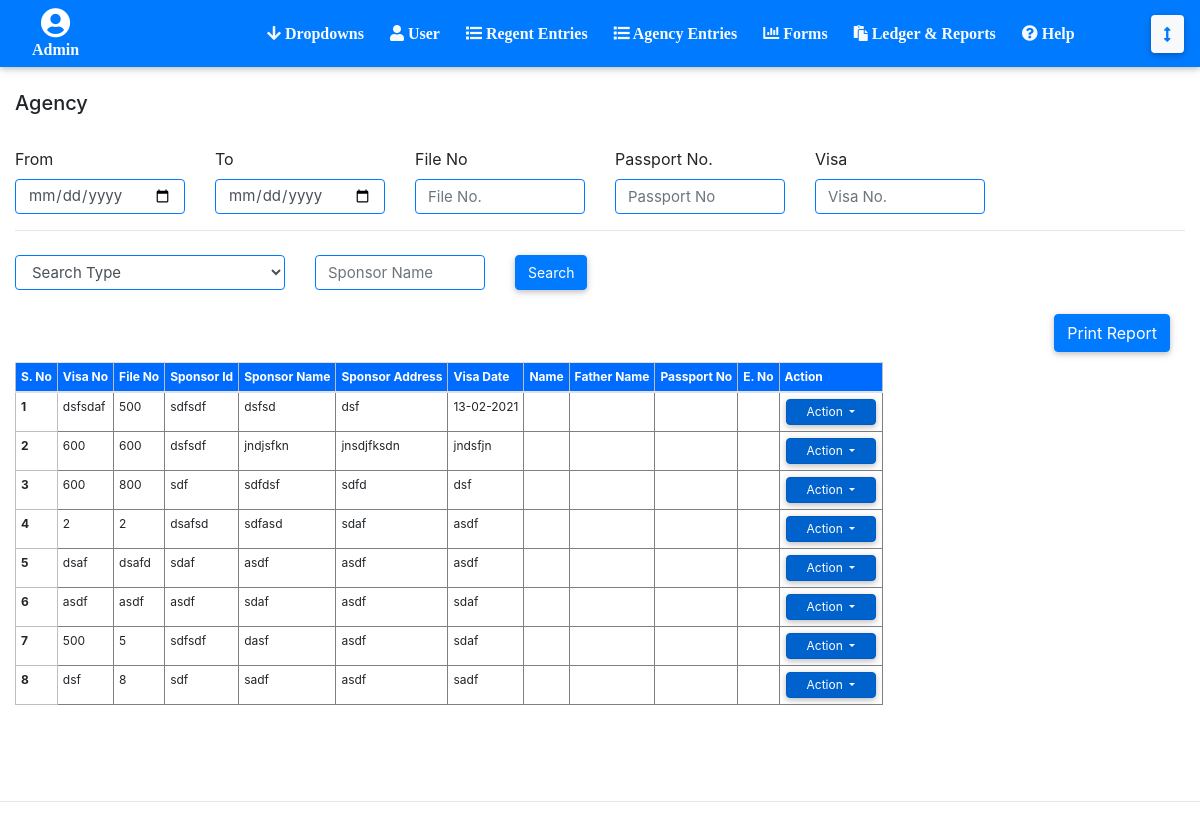
The app's page /Regent-Reporrts.php (signed in), older data.
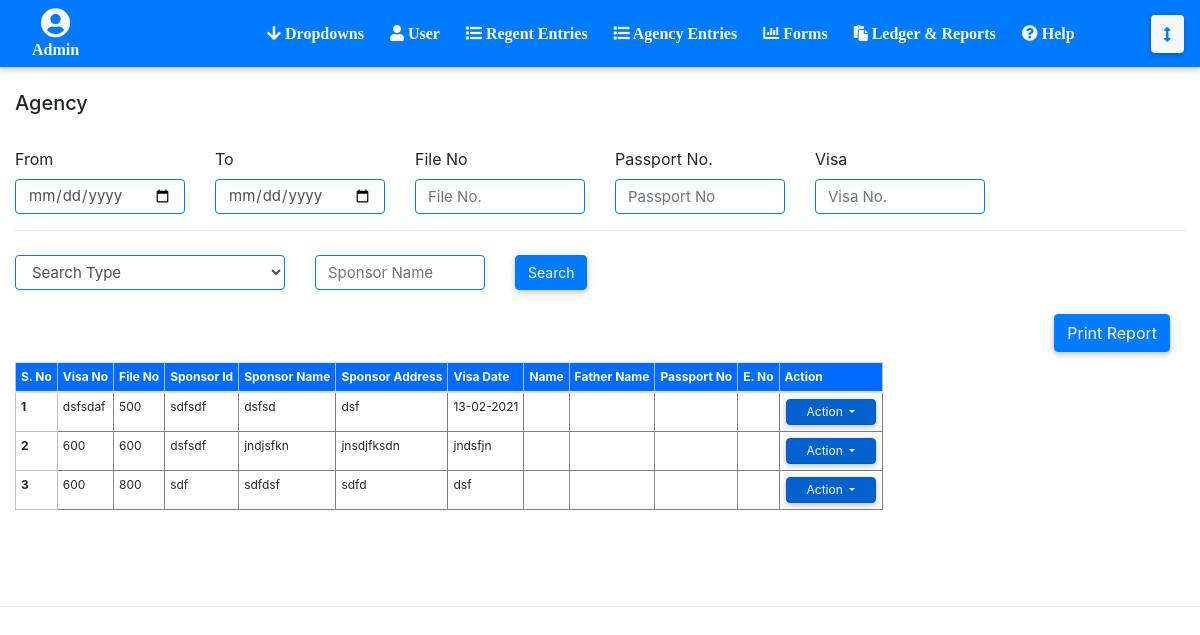
The same page, newer data.
### tables this page shows
CREATE TABLE `regents` (
  `regent_id` int(6) UNSIGNED NOT NULL,
  `user_id` int(11) NOT NULL,
  `visa_date` varchar(255) NOT NULL,
  `visa_file_no` varchar(255) NOT NULL,
  `visa_embassy_id` int(11) NOT NULL,
  `visa_quantity_no` float NOT NULL,
  `visa_sponsor_name` varchar(255) NOT NULL,
  `visa_permission_status_id` int(11) NOT NULL,
  `visa_profession_id` int(11) NOT NULL,
  `visa_contact_pak` varchar(30) NOT NULL,
  `visa_contact_saudia` varchar(30) NOT NULL,
  `visa_reg_date` varchar(30) NOT NULL,
  `visa_reg_no` varchar(255) DEFAULT NULL,
  `visa_no` varchar(255) NOT NULL,
  `visa_sponsor_address` text NOT NULL,
  `visa_co_agent_pak_id` int(11) NOT NULL,
  `visa_status_id` int(11) NOT NULL,
  `visa_price` double NOT NULL,
  `visa_sponsor_id` varchar(30) NOT NULL,
  `visa_date2` varchar(30) NOT NULL,
  `visa_agent_from_saudia_id` int(11) NOT NULL,
  `visa_remarks` text NOT NULL,
  `passenger_name` varchar(30) DEFAULT NULL,
  `passenger_name_urdu` varchar(30) DEFAULT NULL,
  `passenger_national_identity_no` varchar(30) DEFAULT NULL,
  `passenger_district_id` int(11) DEFAULT NULL,
  `passenger_father_name` varchar(30) DEFAULT NULL,
  `passenger_father_name_urdu` varchar(30) DEFAULT NULL,
  `passenger_medical_center_id` int(11) DEFAULT NULL,
  `passenger_qualification` varchar(30) DEFAULT NULL,
  `passenger_eno` varchar(30) DEFAULT NULL,
  `passenger_dob` varchar(30) DEFAULT NULL,
  `passenger_place_of_issue_id` int(11) DEFAULT NULL,
  `passenger_address` text DEFAULT NULL,
  `passenger_passport_no` varchar(30) DEFAULT NULL,
  `passenger_date_of_issue` varchar(30) DEFAULT NULL,
  `passenger_medical_status_id` int(11) DEFAULT NULL,
  `passenger_date_of_expiry` varchar(30) DEFAULT NULL,
  `passenger_place_of_birth_id` int(11) DEFAULT NULL,
  `passenger_country` varchar(30) DEFAULT NULL,
  `passenger_submit_date` varchar(30) DEFAULT NULL,
  `agreements_contract` varchar(30) DEFAULT NULL,
  `agreements_salary` double DEFAULT NULL,
  `agreements_permission_number` varchar(30) DEFAULT NULL,
  `agreements_permission_date` varchar(30) DEFAULT NULL,
  `nominee_full_name` varchar(30) DEFAULT NULL,
  `nominee_age` int(11) DEFAULT NULL,
  `nominee_relation` varchar(30) DEFAULT NULL,
  `nominee_cnic` varchar(30) DEFAULT NULL,
  `nominee_address` text DEFAULT NULL,
  `current_date_submission` varchar(255) DEFAULT NULL,
  `type` varchar(20) DEFAULT NULL
);

### Regent-Reporrts.php (the view, shortened to what this page needs)
<?php
include('connect.php');
include('header.php');
?>
<section class="container-fluid">
    <h5>Agency</h5>
    <br>
	<section class="row" style="align-items: center;">
		<section class="col-md-2">
			<span >From</span>
			<input id="date_from" name="date_from" type="date" class="form-control input-box" />
		</section>
		<section class="col-md-2">
			<span >To</span>
			<input id="date_to" name="date_to" type="date" class="form-control input-box" />
		</section>
		<section class="col-md-2">
			<span >File No</span>
			<input id="search_file_no" name="search_file_no" type="text" class="form-control input-box" placeholder="File No." />
		</section>
		<section class="col-md-2">
			<span >Passport No.</span>
			<input id="search_passport_no" name="search_passport_no" type="text" class="form-control input-box" placeholder="Passport No" />
		</section>
		<section class="col-md-2">
			<span >Visa</span>
			<input id="search_visa_no" name="search_visa_no" type="text" class="form-control input-box" placeholder="Visa No." />
		</section>
	</section>
<hr>
<section class="row" style="align-items: center;">
	<section class="col-xl-3">
		<select class="form-control input-box" id="typeSelect">
			<option value="Search Type">Search Type</option>
		  </select>
	</section>
	<section class="col-md-2">
		<input type="text" id="txtType" class="form-control input-box" placeholder="Sponsor Name" />
	</section>
	<section class="col-md-2">
		<input type="button" class="btn-primary btn " style="position: relative; top: 4px; height: 35px; font-size: 14px;" value="Search" />
	</section>
</section>
	<br>
	<section class="container-fluid">
		<input id="print_table" type="button" class="btn-primary btn float-right " value="Print Report" />
	</section>
	<br><br>
        <div id="print_div">
        		<table class="table table-responsive m-auto " style="padding-bottom: 80px;">
                <thead>
                    <tr>
                      	<th scope="col">S. No</th>
                      	<th scope="col">Visa No</th>
                      	<th scope="col">File No</th>
                      	<th scope="col">Sponsor Id</th>
                      	<th scope="col">Sponsor Name</th>
                      	<th scope="col">Sponsor Address</th>
                      	<th scope="col">Visa Date</th>
						<th scope="col">Name</th>
						<th scope="col">Father Name</th>
						<th scope="col">Passport No</th>
						<th scope="col">E. No</th>
                      <th scope="col" class="tbl1"><span class="text-primary"></span>Action<span class="text-primary"></span></th>
                    </tr>
                </thead>
                <tbody class="result">
                <tbody>
                	<?php
            		$query = mysqli_query($con, "select * from regents");
        			$count = 1;
                	while ($row = mysqli_fetch_array($query)) {
                		?>
							<tr class="showAll">
								<th scope="row"><?php echo $count ?></th>
								<td><?php echo $row['visa_no'] ?></td>
								<td><?php echo $row['visa_file_no'] ?></td>
								<td><?php echo $row['visa_sponsor_id'] ?></td>
								<td><?php echo $row['visa_sponsor_name'] ?></td>
								<td><?php echo $row['visa_sponsor_address'] ?></td>
								<td><?php echo $row['visa_date2'] ?></td>
								<td><?php echo $row['passenger_name'] ?></td>
								<td><?php echo $row['passenger_father_name'] ?></td>
								<td><?php echo $row['passenger_passport_no'] ?></td>
								<td><?php echo $row['passenger_eno'] ?></td>
						   		<td class="tbl2">
									<div class="dropdown show">
										<a class="btn btn-primary dropdown-toggle"  style="font-size: 12px !important; color: white; padding: 3px; margin: 1px; padding-left: 20px !important; padding-right: 20px !important;" href="#" role="button" id="dropdownMenuLink" data-toggle="dropdown" aria-haspopup="true" aria-expanded="false">
										  Action
										</a>
									</div>
				        			</td>
							</tr>
                		<?php
                		$count++;
                	}
                	?>
        		</tbody>
        	</table>
        </div>
</section>
<hr>
</body>
</html>
<link rel="stylesheet" type="text/css" href="css/style.css" media="print">
<link rel="stylesheet" type="text/css" href="css/style2.css" media="all">
<link rel="stylesheet" type="text/css" href="css/style.css">

Row changes from the older to the newer data that the page shows:
removed regents: visa_no "2", visa_file_no "2", visa_sponsor "dsafsd", visa_sponsor_name "sdfasd", visa_sponsor_address "sdaf", visa_date2 "asdf"
removed regents: visa_no "dsaf", visa_file_no "dsafd", visa_sponsor "sdaf", visa_sponsor_name "asdf", visa_sponsor_address "asdf", visa_date2 "asdf"
removed regents: visa_no "asdf", visa_file_no "asdf", visa_sponsor "asdf", visa_sponsor_name "sdaf", visa_sponsor_address "asdf", visa_date2 "sdaf"
removed regents: visa_no "500", visa_file_no "5", visa_sponsor "sdfsdf", visa_sponsor_name "dasf", visa_sponsor_address "asdf", visa_date2 "sdaf"
removed regents: visa_no "dsf", visa_file_no "8", visa_sponsor "sdf", visa_sponsor_name "sadf", visa_sponsor_address "asdf", visa_date2 "sadf"
